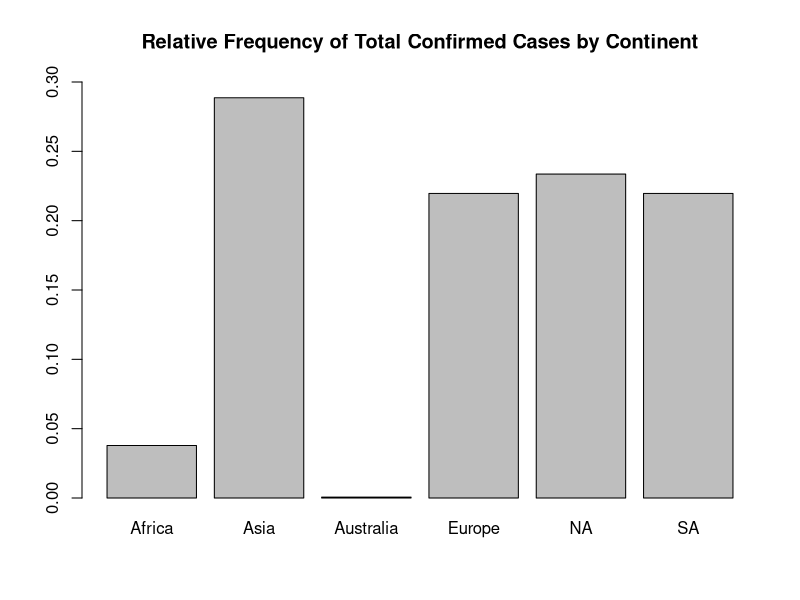

The R script that drew this image:
## ---- chunk 1
africa = read.csv("refined_data_Africa.csv")
asia = read.csv("refined_data_Asia.csv")
australia = read.csv("refined_data_Australia.csv")
europe = read.csv("refined_data_Europe.csv")
north_america = read.csv("refined_data_North_America.csv")
south_america = read.csv("refined_data_South_America.csv")
## ---- chunk 2
africa_total_cases = sum(africa$Total.Confirmed.Cases)
asia_total_cases = sum(asia$Total.Confirmed.Cases)
australia_total_cases = sum(australia$Total.Confirmed.Cases)
europe_total_cases = sum(europe$Total.Confirmed.Cases)
na_total_cases = sum(north_america$Total.Confirmed.Cases)
sa_total_cases = sum(south_america$Total.Confirmed.Cases)
total_cases_sum = africa_total_cases + asia_total_cases + australia_total_cases + europe_total_cases + na_total_cases + sa_total_cases
## ---- chunk 3
total_cases = c(africa_total_cases/total_cases_sum, asia_total_cases/total_cases_sum, australia_total_cases/total_cases_sum, europe_total_cases/total_cases_sum, na_total_cases/total_cases_sum, sa_total_cases/total_cases_sum)
continents = c("Africa", "Asia", "Australia", "Europe", "NA", "SA")
barplot(total_cases, main="Relative Frequency of Total Confirmed Cases by Continent",names.arg=continents, ylim=c(0,0.3))
